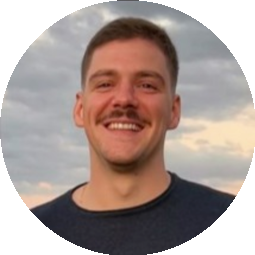
#> input picture src/assets/fotos/Adriel-Zanatta.png, 255 x 255 px, found by its file name; its folder holds only this picture in this run
$ python adjust_png.py
#> lines starting #> are read from the running program, lines starting #| are printed output that depends on the picture; after the words box and inside, x2 and y2 are one past the last pixel; in counts of white or black regions, pixels touching at a corner belong together
import os
from PIL import Image, ImageDraw
import numpy as np

directory_in_str = "C:/Code/sabado_sem_lei/src/assets/fotos"

directory = os.fsencode(directory_in_str)

for file in os.listdir(directory):
    filename = os.fsdecode(file)
    img = Image.open(f"C:/Code/sabado_sem_lei/src/assets/fotos/{filename}")
#> img is the input picture: PIL image 255x255 RGBA; mean R, G, B, A 143.4, 127.3, 122.5, 201.5
    img = img.resize((255, 255))
    filename = filename.replace(" ", "-")
    img = img.convert("RGB")
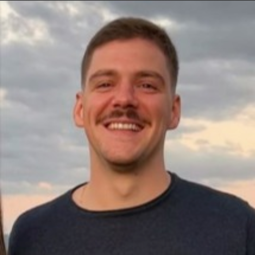
#> img: PIL image 255x255 RGB; mean R, G, B 143.4, 127.3, 122.5
    npImage = np.array(img)
    h, w = img.size
#> h = 255; w = 255
    # Create same size alpha layer with circle
    alpha = Image.new("L", img.size, 0)
#> alpha: PIL image 255x255 L; every value is 0
    draw = ImageDraw.Draw(alpha)
    draw.pieslice([0, 0, h, w], 0, 360, fill=255)

    # Convert alpha Image to numpy array
    npAlpha = np.array(alpha)
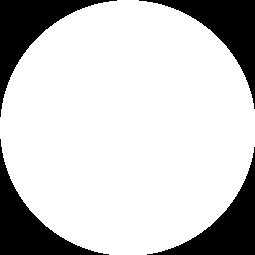
#> npAlpha: shape (255, 255); 79% white; 4 black regions, box (x1, y1, x2, y2) and area: (0, 0, 117, 117) 3528, (139, 0, 255, 109) 3411, (0, 139, 109, 255) 3411, (147, 147, 255, 255) 3295

    # Add alpha layer to RGB
    npImage = np.dstack((npImage, npAlpha))

    # Save with alpha
    Image.fromarray(npImage).save(
        f"C:/Code/sabado_sem_lei/src/assets/fotos_func/{filename}"
    )

$ run again, on src/assets/fotos/André-Junges.png
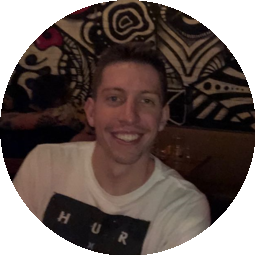
#> input picture src/assets/fotos/André-Junges.png, 255 x 255 px, found by its file name
#> img is the input picture: PIL image 255x255 RGBA; mean R, G, B, A 62.7, 45.4, 40.2, 201.5
#> `img = img.convert("RGB")`:
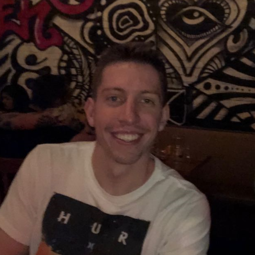
#> img: PIL image 255x255 RGB; mean R, G, B 62.7, 45.4, 40.2
#> alpha: PIL image 255x255 L; every value is 0
#> npAlpha: shape (255, 255); 79% white; 4 black regions, box (x1, y1, x2, y2) and area: (0, 0, 117, 117) 3528, (139, 0, 255, 109) 3411, (0, 139, 109, 255) 3411, (147, 147, 255, 255) 3295
